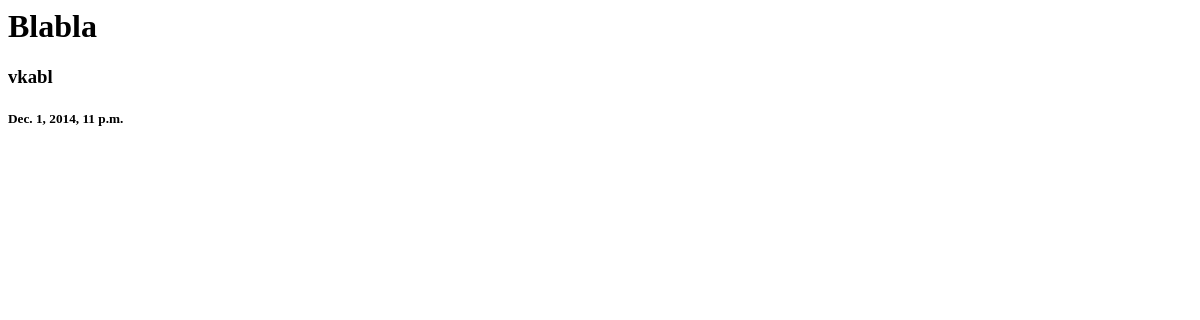
The app's page /articles/2/, older data.
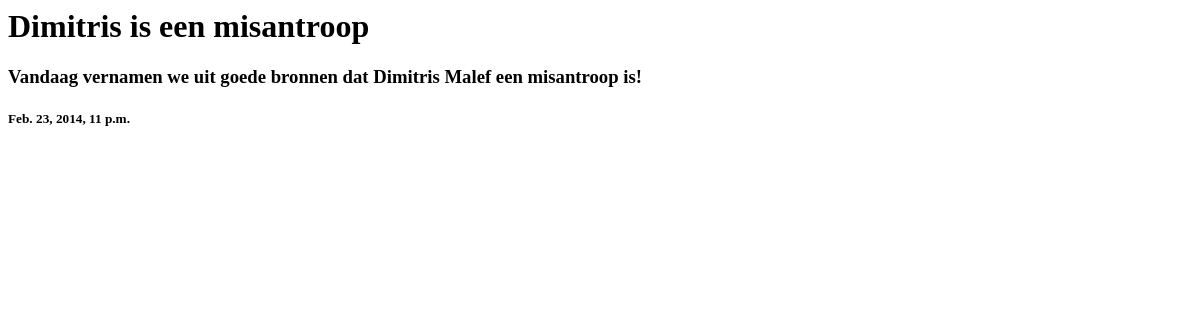
The same page, newer data.
### articles/models.py (models this page shows, shortened)
class Article(models.Model):
    def was_published_recently(self):
        return self.pub_date >= timezone.now() - datetime.timedelta(days=1)
    was_published_recently.admin_order_field = 'pub_date'
    was_published_recently.boolean = True
    was_published_recently.short_description = 'Published recently?'
    title = models.CharField(max_length=200)
    pub_date = models.DateTimeField('date published')
    body = models.CharField(max_length=9999)

### articles/views.py (the view)
# urls.py: url(r'^(?P<pk>\d+)/$', views.DetailView.as_view(), name='detail'),
class DetailView(generic.DetailView):
    model = Article
    template_name = 'articles/detail.html'

### articles/templates/articles/detail.html (shortened to what this page needs)
<h1>{{ article.title }}</h1>
<h3>{{ article.body }}</h3>
<h5>{{ article.pub_date }}</h5>

Row changes from the older to the newer data that the page shows:
changed Article: title "Blabla" → "Dimitris is een misantroop"; body "vkabl" → "Vandaag vernamen we uit goede bronnen dat Dimitris Malef een misantroop is!"; pub_date "Dec. 1, 2014, 11 p.m." → "Feb. 23, 2014, 11 p.m."
